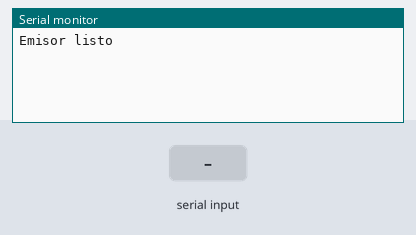
The sketch below on a simulated ESP32. Shown: the last lines printed to the serial monitor. The inputs (shaded band) are chosen by the test bench.

Above: at 1.2 s.
1.3 s: "1\n" received over the second serial link
At 2.5 s:
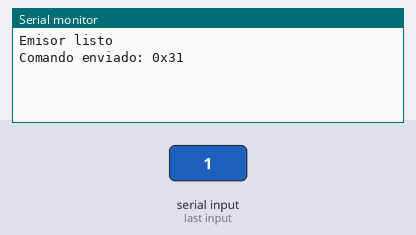
2.8 s: "0\n" received over the second serial link
At 3.9 s:
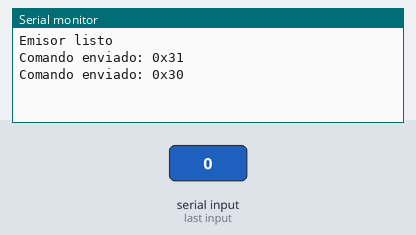
4.3 s: "2\n" received over the second serial link
At 5.0 s:
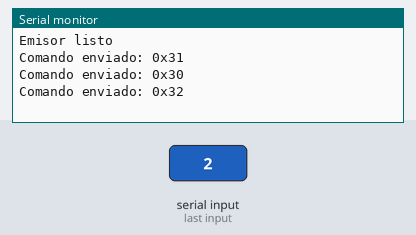

The sketch:

emisor.ino
```cpp
#include <WiFi.h>
#include <esp_now.h>

// Dirección MAC del receptor ESP32
// 44:1D:64:F3:0E:2C
uint8_t receptorAddress[] = {0x44, 0x1D, 0x64, 0xF3, 0x0E, 0x2C};

#define RXD2 16
#define TXD2 17

void setup() {
  Serial.begin(115200);
  Serial2.begin(9600, SERIAL_8N1, RXD2, TXD2);

  WiFi.mode(WIFI_STA);
  if (esp_now_init() != ESP_OK) {
    Serial.println("Error al inicializar ESP-NOW");
    return;
  }

  esp_now_peer_info_t peerInfo = {};
  memcpy(peerInfo.peer_addr, receptorAddress, 6);
  peerInfo.channel = 0;
  peerInfo.encrypt = false;

  if (esp_now_add_peer(&peerInfo) != ESP_OK) {
    Serial.println("Error al agregar peer");
    return;
  }

  Serial.println("Emisor listo");
}

void loop() {
  if (Serial2.available() > 0) {
    uint8_t data = Serial2.read();
    if (data == '\n' || data == '\r') return;
    esp_err_t result = esp_now_send(receptorAddress, &data, sizeof(data));
    if (result == ESP_OK) {
      Serial.print("Comando enviado: 0x");
      Serial.println(data, HEX);
    } else {
      Serial.println("Error al enviar comando");
    }
  }
}
```

Measured:
- after the input at 1.3 s, the serial monitor: prints a new line at once (image 1)
- after the input at 2.8 s, the serial monitor: prints a new line at once (image 2)
- after the input at 4.3 s, the serial monitor: prints a new line at once (image 3)
